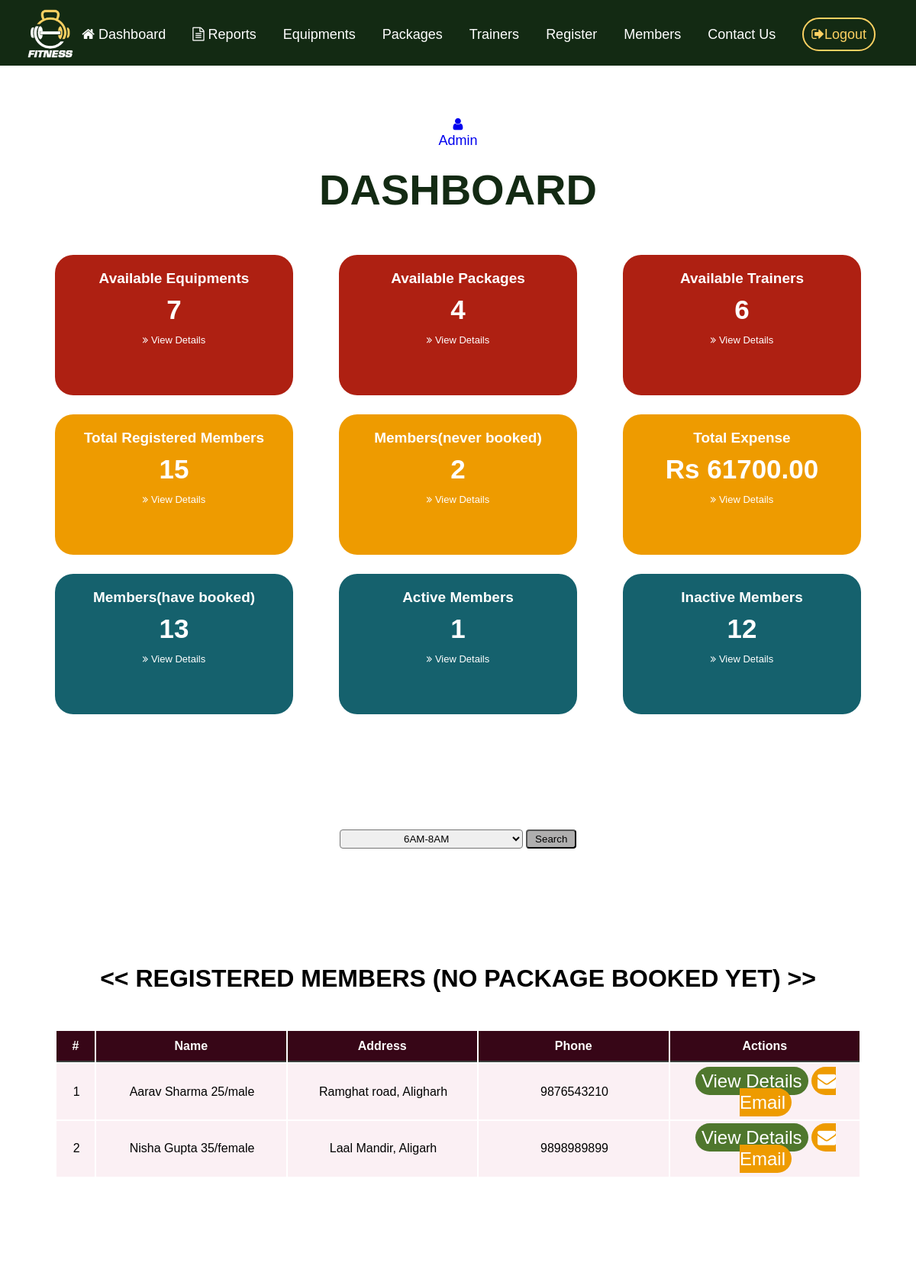
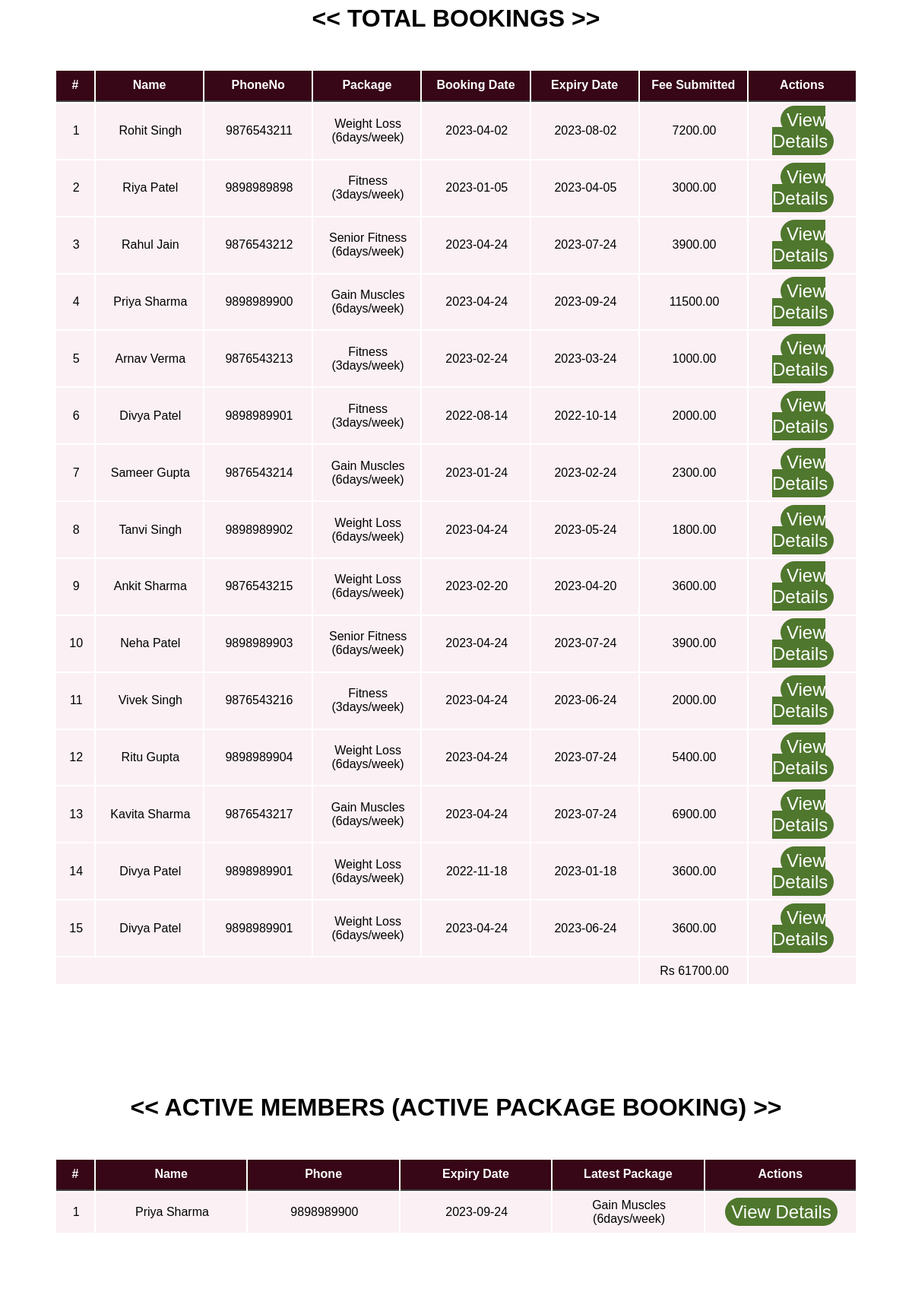
/admin/ad_home.php (upper part), run on the app's committed database (2 pictures, top to bottom).
### tables this page shows
CREATE TABLE IF NOT EXISTS `members` (
  `m_name` varchar(50) NOT NULL,
  `m_age` int(3) NOT NULL,
  `m_gender` varchar(20) NOT NULL,
  `m_address` varchar(100) NOT NULL,
  `m_medical` varchar(50) NOT NULL,
  `m_phone` varchar(10) NOT NULL,
  `m_email` varchar(50) DEFAULT NULL,
  `m_shift` varchar(30) NOT NULL,
  PRIMARY KEY (`m_phone`)
);

CREATE TABLE IF NOT EXISTS `bookings` (
  `booking_date` datetime NOT NULL,
  `expiry_date` datetime NOT NULL,
  `m_phone` varchar(10) NOT NULL,
  `packID` int(10) UNSIGNED NOT NULL,
  `month` int(2) NOT NULL,
  `m_price` decimal(10,2) NOT NULL,
  `bookingID` int(10) UNSIGNED NOT NULL AUTO_INCREMENT,
  PRIMARY KEY (`bookingID`),
  KEY `m_phone` (`m_phone`),
  KEY `packID` (`packID`),
  KEY `m_phone_2` (`m_phone`)
);

CREATE TABLE IF NOT EXISTS `packages` (
  `packID` int(10) UNSIGNED NOT NULL AUTO_INCREMENT,
  `p_name` varchar(50) NOT NULL,
  `price` decimal(10,2) NOT NULL,
  `p_desc` varchar(500) NOT NULL,
  PRIMARY KEY (`packID`)
);

### admin/ad_home.php (the view, shortened to what this page needs)
<?php
include("../partials/ad_navbar.php");
?>
    <div class="heading">
        <div style="font-size:18px;color:#132a13;">
            <br>
            <a href="actions/change_admin_logincredentials.php"><i class="fa fa-user"></i><br>
            Admin</a> <br><br>
        </div>
        <u><p>DASHBOARD</p></u>
    </div>
    <div class="box package-container">
        <div class="package-item" style="background-color:#AE2012;">
        <p>Available Equipments</p>
        <?php
        $stmt = $conn->prepare("SELECT * FROM equipments");
        $stmt->execute();
        $result = $stmt->get_result();
        if ($result->num_rows > 0) {
            echo '<h3>' . $result->num_rows . '</h3>';
        } else {
            echo "<h3>No equipments.</h3>";
        }
        ?>
        <a id="book" href="equipments.php"><i class="fa fa-angle-double-right" aria-hidden="true"></i> View Details</a>
        </div>
        <div class="package-item" style="background-color: #AE2012;">
        <p>Available Packages</p>
        <?php
        $stmt = $conn->prepare("SELECT * FROM packages");
        $stmt->execute();
        $result = $stmt->get_result();
        if ($result->num_rows > 0) {
            echo '<h3>' . $result->num_rows . '</h3>';
        } else {
            echo "<h3>No packages.</h3>";
        }
        ?>
        <a id="book" href="packages.php"><i class="fa fa-angle-double-right" aria-hidden="true"></i> View Details</a>
        </div>
        <div class="package-item" style="background-color:#AE2012;">
        <p>Available Trainers</p>
        <?php
        $stmt = $conn->prepare("SELECT * FROM trainers");
        $stmt->execute();
        $result = $stmt->get_result();
        if ($result->num_rows > 0) {
            echo '<h3>' . $result->num_rows . '</h3>';
        } else {
            echo "<h3>No trainers.</h3>";
        }
        ?>
        <a id="book" href="trainers.php"><i class="fa fa-angle-double-right" aria-hidden="true"></i> View Details</a>
        </div>
        <div class="package-item" style="background-color:#EE9B00;">
        <p>Total Registered Members</p>
        <?php
        $stmt = $conn->prepare("SELECT * FROM members");
        $stmt->execute();
        $result = $stmt->get_result();
        if ($result->num_rows > 0) {
            echo '<h3>' . $result->num_rows . '</h3>';
        } else {
            echo "<h3>0</h3>";
        }
        ?>
        <a id="book" href="members.php"><i class="fa fa-angle-double-right" aria-hidden="true"></i> View Details</a>
        </div>
        <div class="package-item" style="background-color:#EE9B00;">
        <p>Members(never booked)</p>
        <?php
        $stmt = $conn->prepare("SELECT COUNT(*) as member_count FROM members LEFT JOIN bookings ON members.m_phone = bookings.m_phone WHERE bookings.m_phone IS NULL;");
        $stmt->execute();
        $result = $stmt->get_result();
        $row = $result->fetch_assoc();
        echo '<h3>' .  $row['member_count'] . '</h3>';
        ?>
        <a id="book" href="#notbook"><i class="fa fa-angle-double-right" aria-hidden="true"></i> View Details</a>
        </div>
        <div class="package-item" style="background-color:#EE9B00;">
        <p>Total Expense</p>
        <?php
        $stmt = $conn->prepare("SELECT SUM(m_price) AS total_expense FROM bookings");
        $stmt->execute();
        $result = $stmt->get_result();
        if ($result->num_rows > 0) {
            $row = $result->fetch_assoc();
            echo '<h3> Rs ' . $row['total_expense'] . '</h3>';
        } else {
            echo "<h3>Rs 0</h3>";
        }
        ?>
        <a id="book" href="#bookingtbl"><i class="fa fa-angle-double-right" aria-hidden="true"></i> View Details</a>
        </div>
        <div class="package-item" style="background-color:#15616d;;">
        <p>Members(have booked)</p>
        <?php
        $stmt = $conn->prepare("SELECT COUNT(DISTINCT m_phone) as phone_count FROM bookings;");
        $stmt->execute();
        $result = $stmt->get_result();
        $row = $result->fetch_assoc();
        echo'<h3>' . $row['phone_count'] . '</h3>';
        ?>
        <a id="book" href="#active"><i class="fa fa-angle-double-right" aria-hidden="true"></i> View Details</a>
        </div>
        <div class="package-item" style="background-color: #15616d;">
            <p>Active Members</p>
            <?php
            $stmt = $conn->prepare("SELECT COUNT(DISTINCT IF(expiry_date <= NOW(), m_phone, NULL)) AS expired_bookings,
            COUNT(DISTINCT IF(expiry_date > NOW(), m_phone, NULL)) AS active_bookings
            FROM bookings;");
            $stmt->execute();
            $result = $stmt->get_result();
            if ($result->num_rows > 0) {
                $row = $result->fetch_assoc();
                echo '<h3>' . $row['active_bookings'] . '</h3>';
            } else {
                echo "<h3>No members.</h3>";
            }
            ?>
            <a id="book" href="#active"><i class="fa fa-angle-double-right" aria-hidden="true"></i> View Details</a>
        </div>
        <div class="package-item" style="background-color:#15616d;">
            <p>Inactive Members</p>
            <?php
            $stmt = $conn->prepare("SELECT COUNT(DISTINCT m_phone) AS total_phone_numbers,
            COUNT(DISTINCT IF(expiry_date > NOW(), m_phone, NULL)) AS active_bookings
             FROM bookings;");
            $stmt->execute();
            $result = $stmt->get_result();
            $row = $result->fetch_assoc();
            $inactive_members = $row['total_phone_numbers']-$row['active_bookings'];
            if ($result->num_rows > 0) {
                echo '<h3>' . $inactive_members . '</h3>';
            } else {
                echo "<h3>No members.</h3>";
            }
            ?>
            <a id="book" href="#inactive"><i class="fa fa-angle-double-right" aria-hidden="true"></i> View Details</a>
        </div>
    </div>
    <br><br><br><br><br><br><br>
    <div class="search-bar">
    <form action="" method="post">
        <center>
        <select name="shift" style="text-align:center;padding:3px 10px;width:20vw;margin-bottom:10px; border-radius:4px;">
            <option value="6AM-8AM">6AM-8AM</option>
        </select>
        <button type="submit" name="search" style="padding:3px 10px;border-radius:4px;background-color:rgb(175, 174, 174);">Search</button></center>
    </form>
    </div>
    <div class="heading">
        <h1 style="margin-top:10px;padding-top: 10px;"> << REGISTERED MEMBERS (NO PACKAGE BOOKED YET) >> </h1>
    </div>
    <div>
    <?php
    $stmt = $conn->prepare("SELECT members.m_name, members.m_age, members.m_gender, members.m_address, members.m_email, members.m_phone FROM members LEFT JOIN bookings ON members.m_phone = bookings.m_phone WHERE bookings.m_phone IS NULL;");
    $stmt->execute();
    $result = $stmt->get_result();
    if ($result->num_rows > 0) {
        echo "<table class='table'><tr><th style='width:50px;'>#</th><th>Name</th><th>Address</th><th>Phone</th><th>Actions</th></tr>";
        $i = 1;
        while($row = $result->fetch_assoc()) {?>
        <tr>
            <td><?php echo $i ?></td>
            <td><?php echo $row['m_name']." ".$row['m_age'].'/'.$row['m_gender'] ?></td>
            <td><?php echo $row['m_address']?></td>
            <td><?php echo $row['m_phone']?></td>
            <td>
            <a href="<?php echo SITEURL; ?>/admin/actions/member_details.php?m_phone=<?php echo $row["m_phone"] ?>" class="btn4">View Details</a>
            <a class="btn3" href="mailto:<?php echo $row['m_email']?>"><i class="fa fa-envelope" aria-hidden="true"></i> Email</a>
            </td>
        </tr>
        <?php
        $i++;
        }
        echo "</table>";
    } else {
        echo "<center>No members found.</center>";
    }
    ?>
    </div>
    <div class="heading">
        <h1 style="margin-top:10px;padding-top: 10px;"> << TOTAL BOOKINGS >> </h1>
    </div>
    <div >
    <?php
    $sql = "SELECT * FROM bookings";
    $result = $conn->query($sql);
    if ($result->num_rows > 0) {
        echo "<table class='table'>";
        echo "<tr><th style='width:50px;'>#</th><th>Name</th><th>PhoneNo</th><th>Package</th><th>Booking Date</th><th>Expiry Date</th><th>Fee Submitted</th><th>Actions</th></tr>";
        $i = 1;
        while($row = $result->fetch_assoc()) {?>
            <tr>
            <td><?php echo $i ?></td>
            <td>
                <?php
                $m_phone=$row["m_phone"];
                $stmt7 = $conn->prepare("SELECT m_name FROM members WHERE m_phone = ?");
                $stmt7->bind_param("s", $m_phone);
                $stmt7->execute();
                $result7 = $stmt7->get_result();
                if ($result7->num_rows > 0) {
                    $row7 = $result7->fetch_assoc();
                    echo $row7['m_name'];
                }
                ?>
            </td>
            <td><?php echo $row["m_phone"] ?></td>
            <td>
                <?php
                $packID = $row["packID"];
                $stmt6 = $conn->prepare("SELECT p_name FROM packages WHERE packID = ?");
                $stmt6->bind_param("i", $packID);
                $stmt6->execute();
                $result6 = $stmt6->get_result();
                if ($result6->num_rows > 0) {
                    $row6 = $result6->fetch_assoc();
                    echo $row6['p_name'];
                }
                ?>
            </td>
            <td>
                <?php
                $booking_date = date('Y-m-d', strtotime($row['booking_date']));
                echo $booking_date ?>
            </td>
            <td>
                <?php
                $expiry_date = date('Y-m-d', strtotime($row['expiry_date']));
                echo $expiry_date ?>
            </td>
            <td><?php echo $row["m_price"] ?></td>
            <td>
            <a href="<?php echo SITEURL; ?>/admin/actions/member_details.php?m_phone=<?php echo $row["m_phone"] ?>" class="btn4">View Details</a>
            </td>
            </tr>
        <?php
        $i++;
        }
        ?>
        <tr>
            <td colspan=6></td>
            <?php
                $stmt = $conn->prepare("SELECT SUM(m_price) AS total_expense FROM bookings");
                $stmt->execute();
                $result = $stmt->get_result();
                if ($result->num_rows > 0) {
                    $row = $result->fetch_assoc();
                    echo '<td> Rs ' . $row['total_expense'] . '</td>';
                } else {
                    echo "<td> Rs 0 </td>";
                }
            ?>
            <td></td>
        </tr>
        <?php
        echo "</table>";
    }else {
        echo "<center>No members found.</center>";
    }
    ?>
    </div>
    <div class="heading">
        <h1 style="margin-top:10px;padding-top: 10px;"> << ACTIVE MEMBERS (ACTIVE PACKAGE BOOKING) >> </h1>
    </div>
    <div>
    <?php
    $stmt = $conn->prepare("SELECT DISTINCT b.m_phone, b.expiry_date, m.m_name, m.m_email, m.m_address, p.p_name
    FROM bookings b
    JOIN members m ON b.m_phone = m.m_phone
    JOIN packages p ON b.packID = p.packID
    WHERE b.expiry_date >= NOW()");
    $stmt->execute();
    $result = $stmt->get_result();
    if ($result->num_rows > 0) {
        echo '<table class="table">';
        echo '<tr><th style="width:50px;">#</th><th>Name</th><th>Phone</th><th>Expiry Date</th><th>Latest Package</th><th>Actions</th></tr>';
        $i = 1;
        while ($row = $result->fetch_assoc()) {?>
        <tr>
            <td><?php echo $i ?></td>
            <td><?php echo $row['m_name']  ?></td>
            <td><?php echo  $row['m_phone'] ?></td>
            <td><?php
                $expiry_date = date('Y-m-d', strtotime($row['expiry_date']));
                echo $expiry_date
            ?></td>
            <td><?php echo  $row['p_name']  ?></td>
            <td>
            <a href="<?php echo SITEURL; ?>/admin/actions/member_details.php?m_phone=<?php echo $row["m_phone"] ?>" class="btn4">View Details</a>
            </td>
        </tr>
    <?php
            $i++;
        }
    }else {
        echo "<center>No active members found.</center>";
    }
    ?>
    </table>
    </div>
</div>
</body>
</html>

### admin/admin.css (style rules this page uses)
* { font-family: "Poppins",sans-serif; margin: 0px; padding: 0px; box-sizing: border-box; list-style: none; text-decoration: none; }
body { max-width: 100vw; }
.heading { margin: 8%; margin-top: 11%; margin-bottom: 4%; text-align: center; }
.heading p { font-size: 7vh; color:#132a13; font-weight: bold; padding-bottom: 5px; }
.btn3 { background-color: #EE9B00; color: white; font-size: 3vh; padding: 5px 8px; border-radius: 23px; }
.btn4 { background-color: #4f772d; color: white; font-size: 3vh; padding: 5px 8px; border-radius: 23px; }
.table { width: 88%; text-align: left; margin:6%; margin-top: 0%; table-layout: fixed; }
td, th { padding: 8px; text-align: left; }
table tr th { background-color: #370617; color: white; border-bottom: 2px solid #3C403D; padding: 1%; text-align: center; font-weight: 700; }
table tr td { padding-left: 1%; padding-top: 0.8%; padding-bottom: 0.8%; text-align: center; background-color: #fbf0f4; }
td { word-wrap: break-word; max-width: 100%; }
.package-container { display: flex; flex-wrap: wrap; justify-content: space-between; padding-left:6%; padding-right:6%; }
.package-item { width: calc(100% / 3 - 40px); margin-bottom: 25px; padding: 15px; text-align: center; border-radius: 24px; background-color:maroon; color:white; height:23vh; }
.package-item h3 { font-size: 35px; margin-bottom: 10px; }
.package-item p { font-size:19px; font-weight:bold; margin-bottom: 10px; padding-top:5px; }
.package-item a { color: #fff; border: none; font-size: 13px; }

### data on the page
members: m_name "Aarav Sharma", m_age "25", m_gender "male", m_address "Ramghat road, Aligharh", m_phone "9876543210"
members: m_name "Nisha Gupta", m_age "35", m_gender "female", m_address "Laal Mandir, Aligarh", m_phone "9898989899"
bookings: members.m_name "Rohit Singh", m_phone "9876543211", packID.p_name "Weight Loss (6days/week)", booking_date "2023-04-02", expiry_date "2023-08-02", m_price "7200.00"
bookings: members.m_name "Riya Patel", m_phone "9898989898", packID.p_name "Fitness (3days/week)", booking_date "2023-01-05", expiry_date "2023-04-05", m_price "3000.00"
bookings: members.m_name "Rahul Jain", m_phone "9876543212", packID.p_name "Senior Fitness (6days/week)", booking_date "2023-04-24", expiry_date "2023-07-24", m_price "3900.00"
bookings: members.m_name "Priya Sharma", m_phone "9898989900", packID.p_name "Gain Muscles (6days/week)", booking_date "2023-04-24", expiry_date "2023-09-24", m_price "11500.00"
bookings: members.m_name "Arnav Verma", m_phone "9876543213", packID.p_name "Fitness (3days/week)", booking_date "2023-02-24", expiry_date "2023-03-24", m_price "1000.00"
bookings: members.m_name "Divya Patel", m_phone "9898989901", packID.p_name "Fitness (3days/week)", booking_date "2022-08-14", expiry_date "2022-10-14", m_price "2000.00"
bookings: members.m_name "Sameer Gupta", m_phone "9876543214", packID.p_name "Gain Muscles (6days/week)", booking_date "2023-01-24", expiry_date "2023-02-24", m_price "2300.00"
bookings: members.m_name "Tanvi Singh", m_phone "9898989902", packID.p_name "Weight Loss (6days/week)", booking_date "2023-04-24", expiry_date "2023-05-24", m_price "1800.00"
bookings: members.m_name "Ankit Sharma", m_phone "9876543215", packID.p_name "Weight Loss (6days/week)", booking_date "2023-02-20", expiry_date "2023-04-20", m_price "3600.00"
bookings: members.m_name "Neha Patel", m_phone "9898989903", packID.p_name "Senior Fitness (6days/week)", booking_date "2023-04-24", expiry_date "2023-07-24", m_price "3900.00"
bookings: members.m_name "Vivek Singh", m_phone "9876543216", packID.p_name "Fitness (3days/week)", booking_date "2023-04-24", expiry_date "2023-06-24", m_price "2000.00"
bookings: members.m_name "Ritu Gupta", m_phone "9898989904", packID.p_name "Weight Loss (6days/week)", booking_date "2023-04-24", expiry_date "2023-07-24", m_price "5400.00"
bookings: members.m_name "Kavita Sharma", m_phone "9876543217", packID.p_name "Gain Muscles (6days/week)", booking_date "2023-04-24", expiry_date "2023-07-24", m_price "6900.00"
bookings: members.m_name "Divya Patel", m_phone "9898989901", packID.p_name "Weight Loss (6days/week)", booking_date "2022-11-18", expiry_date "2023-01-18", m_price "3600.00"
bookings: members.m_name "Divya Patel", m_phone "9898989901", packID.p_name "Weight Loss (6days/week)", booking_date "2023-04-24", expiry_date "2023-06-24", m_price "3600.00"

### other printed values
$result->num_rows "7"
$result->num_rows "4"
$result->num_rows "6"
$result->num_rows "15"
$row['member_count'] "2"
$row['total_expense'] "61700.00"
$row['phone_count'] "13"
$row['active_bookings'] "1"
$inactive_members "12"
$row['m_name'] "Priya Sharma"
$row['m_phone'] "9898989900"
$expiry_date "2023-09-24"
$row['p_name'] "Gain Muscles (6days/week)"
